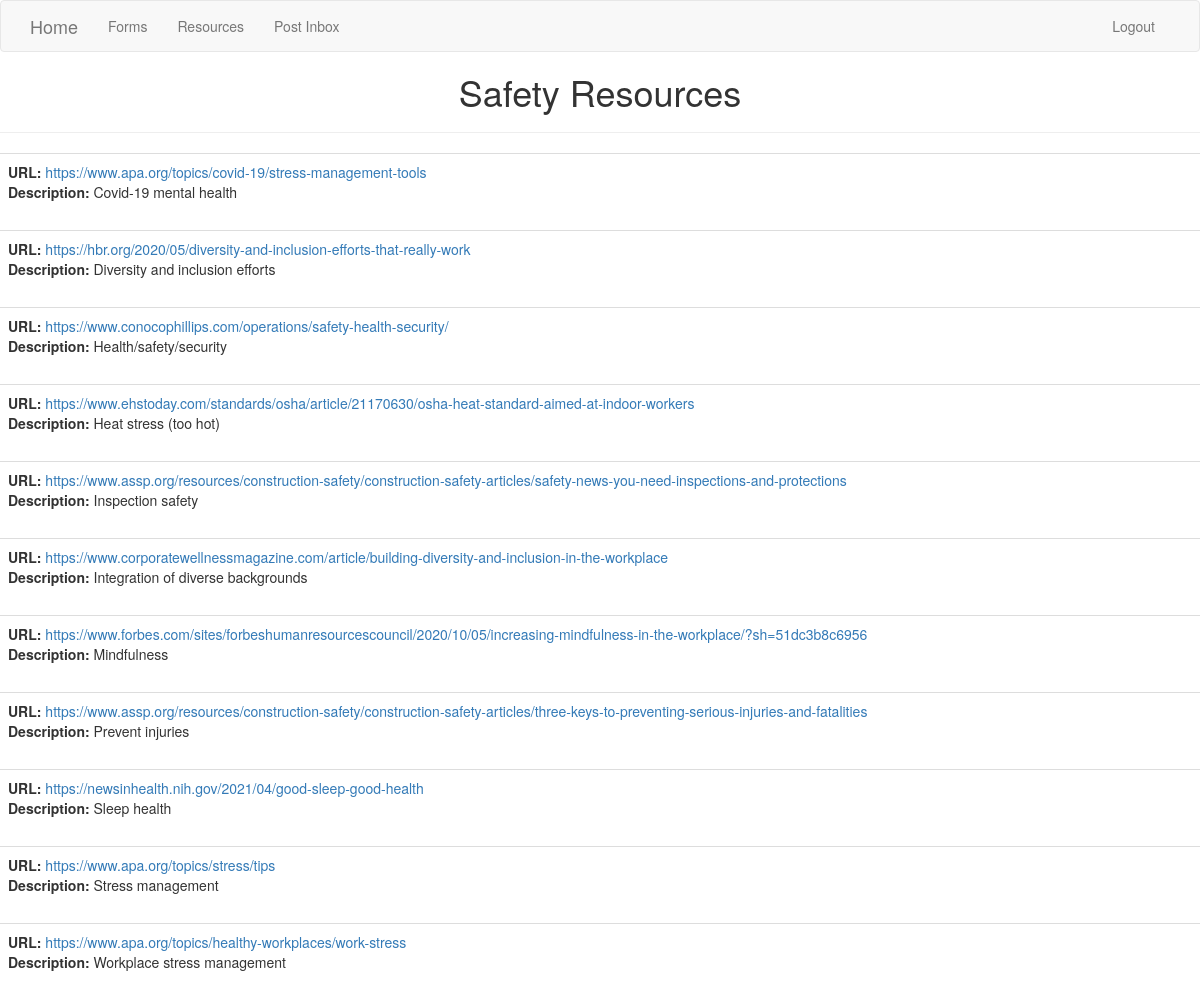
Page /resources (signed in) on the committed database.
### flask_app/models.py (models this page shows, shortened)
class Resources(db.Model):
    id = db.Column(db.Integer, primary_key=True)
    url = db.Column(db.String(64))  # Optional identification
    desc = db.Column(db.String(128))  # Optional identification

### flask_app/routes.py (the view)
@app.route('/resources')
def resources():
    posts = Resources.query.all()
    return render_template('resource_repo.html', posts=posts)

### flask_app/models.py (called while the page is built)
@login.user_loader
def load_user(id):
    return User.query.get(int(id))  # str by default, convert to int

### flask_app/templates/resource_repo.html (shortened to what this page needs)
{% extends "base.html" %}
{% block content %}
    <h1>Safety Resources</h1>
    <hr>
    {% for post in posts %}
        {% include '_resourcepost.html' %}
    {% endfor %}
{% endblock %}

### flask_app/templates/_resourcepost.html (shortened to what this page needs)
    <table class="table table-hover">
        <tr>
             <td>
                 <b>URL:</b> <a href="{{ post.url }}">{{ post.url }}</a><br>
               <b>Description:</b> {{ post.desc }}
                <br>
            </td>
        </tr>
    </table>

### flask_app/templates/resource_repo.html (style rules this page uses)
h1 { text-align: center; }

### rows in the picture
Resources: url "https://www.apa.org/topics/covid-19/stress-management-tools", desc "Covid-19 mental health"
Resources: url "https://hbr.org/2020/05/diversity-and-inclusion-efforts-that-really-work", desc "Diversity and inclusion efforts"
Resources: url "https://www.conocophillips.com/operations/safety-health-security/", desc "Health/safety/security"
Resources: url "https://www.ehstoday.com/standards/osha/article/21170630/osha-heat-standard-aimed-at-indoor-workers", desc "Heat stress (too hot)"
Resources: url "https://www.assp.org/resources/construction-safety/construction-safety-articles/safety-news-you-need-inspections-and-protections", desc "Inspection safety"
Resources: url "https://www.corporatewellnessmagazine.com/article/building-diversity-and-inclusion-in-the-workplace", desc "Integration of diverse backgrounds"
Resources: url "https://www.forbes.com/sites/forbeshumanresourcescouncil/2020/10/05/increasing-mindfulness-in-the-workplace/?sh=51dc3b8c6956", desc "Mindfulness"
Resources: url "https://www.assp.org/resources/construction-safety/construction-safety-articles/three-keys-to-preventing-serious-injuries-and-fatalities", desc "Prevent injuries"
Resources: url "https://newsinhealth.nih.gov/2021/04/good-sleep-good-health", desc "Sleep health"
Resources: url "https://www.apa.org/topics/stress/tips", desc "Stress management"
Resources: url "https://www.apa.org/topics/healthy-workplaces/work-stress", desc "Workplace stress management"
